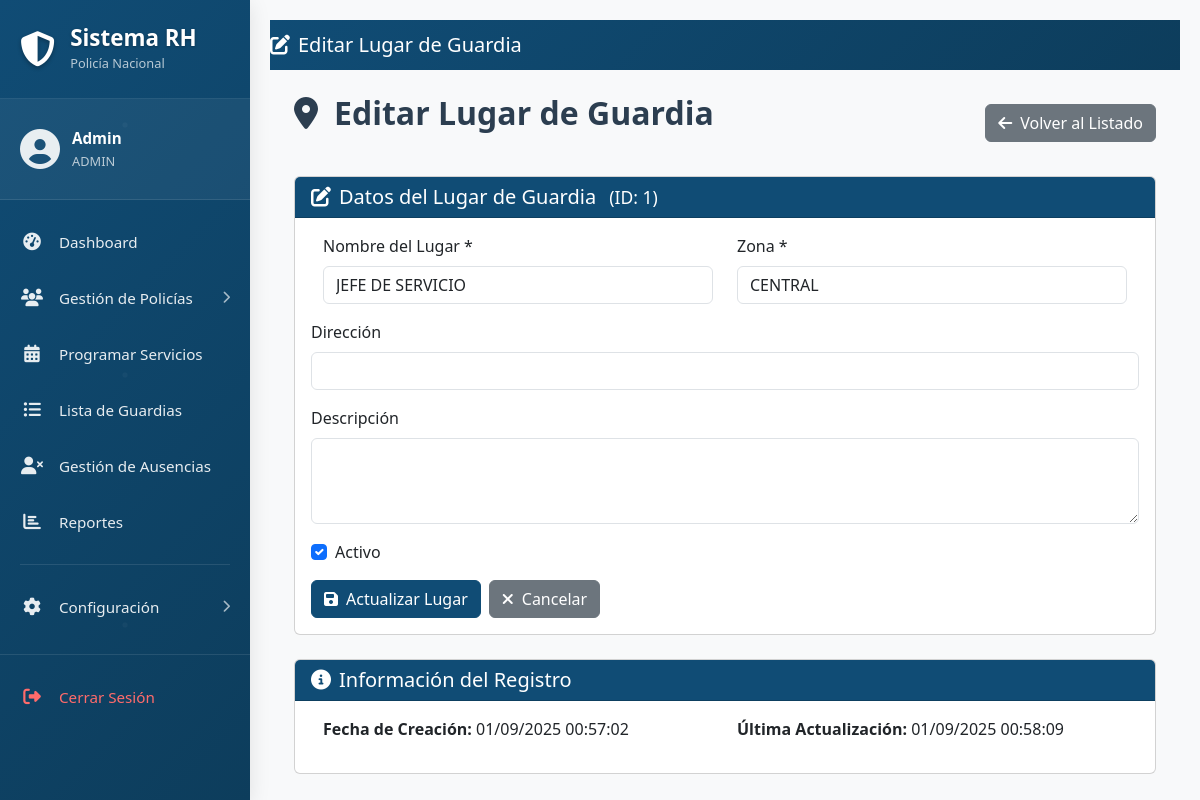
The app's page /admin/policias/lugar_guardias/editar_lugar.php?id=1 (signed in), older data.
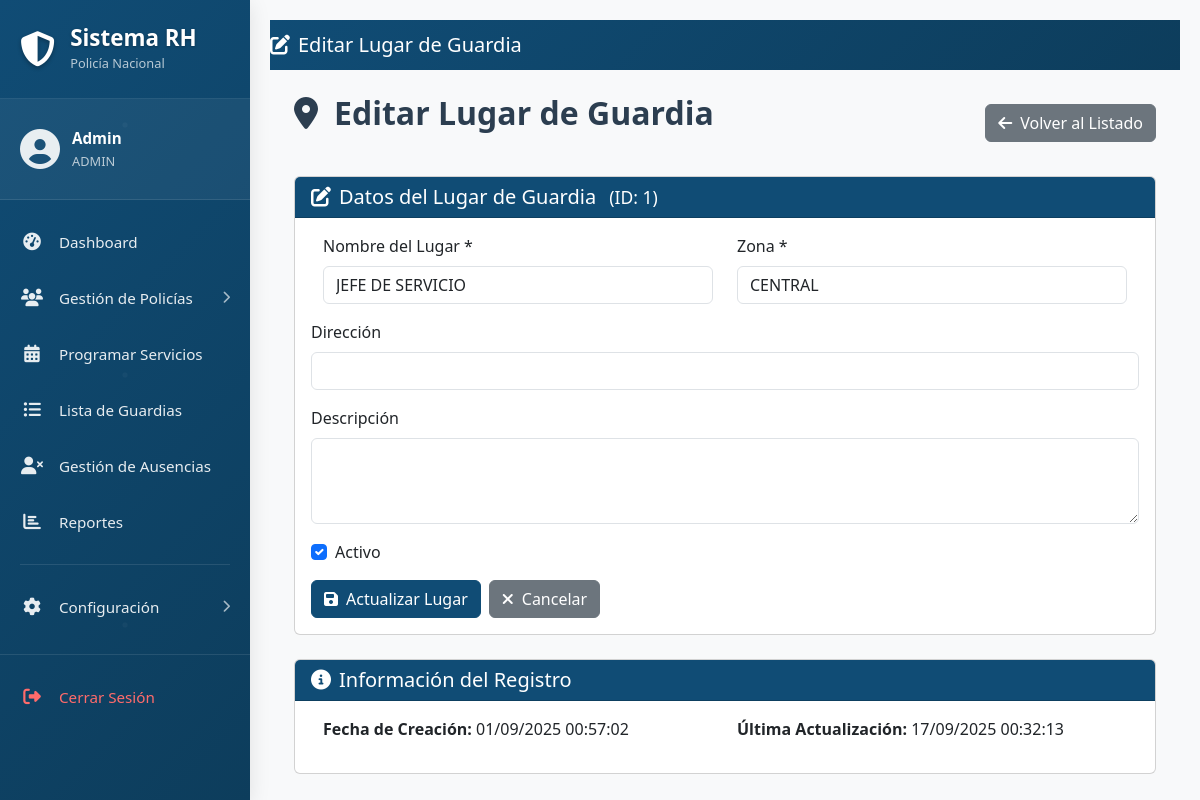
The same page, newer data.
### tables this page shows
CREATE TABLE `lugares_guardias` (
  `id` int NOT NULL,
  `nombre` varchar(100) NOT NULL,
  `descripcion` text,
  `direccion` varchar(200) DEFAULT NULL,
  `zona` varchar(50) DEFAULT NULL,
  `activo` tinyint(1) DEFAULT '1',
  `created_at` timestamp NULL DEFAULT CURRENT_TIMESTAMP,
  `updated_at` timestamp NULL DEFAULT CURRENT_TIMESTAMP ON UPDATE CURRENT_TIMESTAMP
);

### admin/policias/lugar_guardias/editar_lugar.php (the view, shortened to what the changed rows need)
<?php
require_once '../../../cnx/db_connect.php';
$lugar = null;
$lugar_id = intval($_GET['id']);
$stmt = $conn->prepare("SELECT * FROM lugares_guardias WHERE id = ?");
if ($stmt) {
    $stmt->execute([$lugar_id]);
    $lugar = $stmt->fetch();
} else {
    header('Location: index.php');
    exit();
}
?>
<!DOCTYPE html>
<html lang="es">
<head>
    <link href="https://cdn.jsdelivr.net/npm/bootstrap@5.3.0/dist/css/bootstrap.min.css" rel="stylesheet">
    <link href="https://cdnjs.cloudflare.com/ajax/libs/font-awesome/6.4.0/css/all.min.css" rel="stylesheet">
</head>
<body>
    <div class="container-fluid">
        <div class="row g-0">
            <div class="col-md-9 col-lg-10">
                <main class="main-content">
                    <div class="container-fluid px-4">
                        <div class="d-flex justify-content-between align-items-center mb-4">
                            <h2 class="page-title-custom">
                                <i class="fas fa-map-marker-alt me-3"></i>Editar Lugar de Guardia
                            </h2>
                        </div>
                        <div class="card">
                            <div class="card-header card-header-custom">
                                <h5 class="mb-0">
                                    <i class="fas fa-edit me-2"></i>Datos del Lugar de Guardia
                                    <small class="ms-2">(ID: <?php echo $lugar['id']; ?>)</small>
                                </h5>
                            </div>
                            <div class="card-body">
                                <form method="POST" action="<?php echo htmlspecialchars($_SERVER['PHP_SELF'] . '?id=' . $lugar_id); ?>">
                                    <div class="row">
                                        <div class="col-md-6 mb-3">
                                            <label for="nombre_lugar" class="form-label">Nombre del Lugar *</label>
                                            <input type="text" class="form-control" id="nombre_lugar" name="nombre_lugar"
                                                   value="<?php echo htmlspecialchars($lugar['nombre']); ?>" required>
                                        </div>
                                        <div class="col-md-6 mb-3">
                                            <label for="zona_lugar" class="form-label">Zona *</label>
                                            <input type="text" class="form-control" id="zona_lugar" name="zona_lugar"
                                                   value="<?php echo htmlspecialchars($lugar['zona']); ?>" required placeholder="Escribe la zona...">
                                        </div>
                                    </div>
                                    <div class="form-check mb-3">
                                        <input class="form-check-input" type="checkbox" value="1" id="activo_lugar" name="activo_lugar"
                                               <?php echo $lugar['activo'] ? 'checked' : ''; ?>>
                                        <label class="form-check-label" for="activo_lugar">Activo</label>
                                    </div>
                                </form>
                            </div>
                        </div>
                        <div class="card mt-4">
                            <div class="card-body">
                                <div class="row">
                                    <div class="col-md-6">
                                        <p><strong>Fecha de Creación:</strong>
                                           <?php echo date('d/m/Y H:i:s', strtotime($lugar['created_at'])); ?></p>
                                    </div>
                                    <div class="col-md-6">
                                        <p><strong>Última Actualización:</strong>
                                           <?php echo date('d/m/Y H:i:s', strtotime($lugar['updated_at'])); ?></p>
                                    </div>
                                </div>
                            </div>
                        </div>
                    </div>
                </main>
            </div>
        </div>
    </div>
</body>
</html>

Row changes from the older to the newer data that the page shows:
changed lugares_guardias "JEFE DE SERVICIO": updated_at "01/09/2025 00:58:09" → "17/09/2025 00:32:13"
